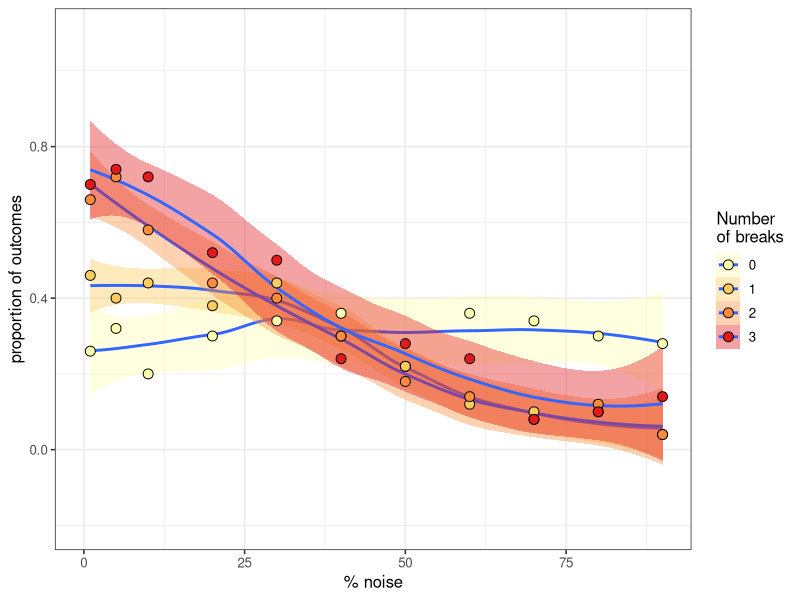
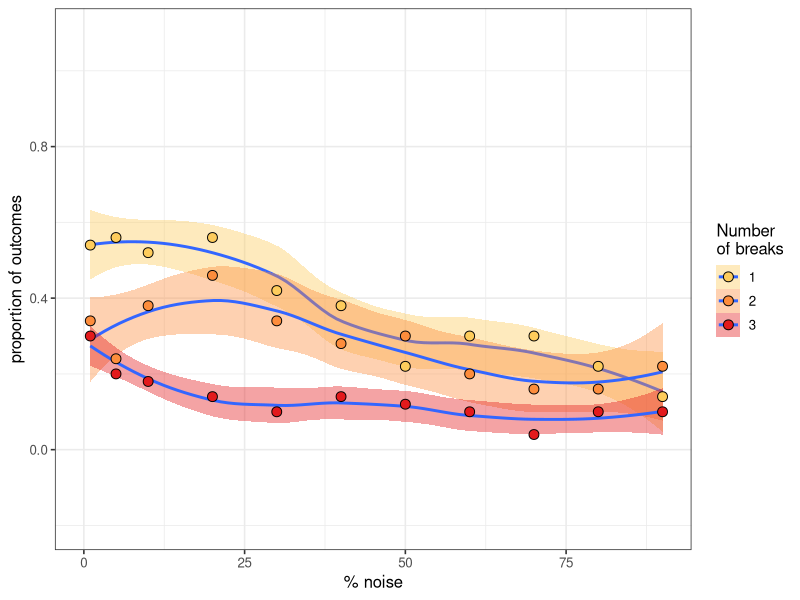
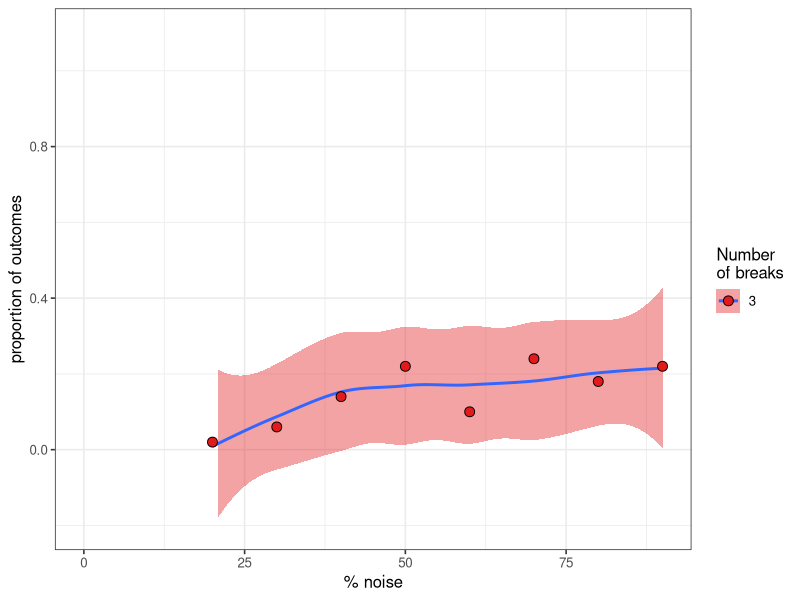
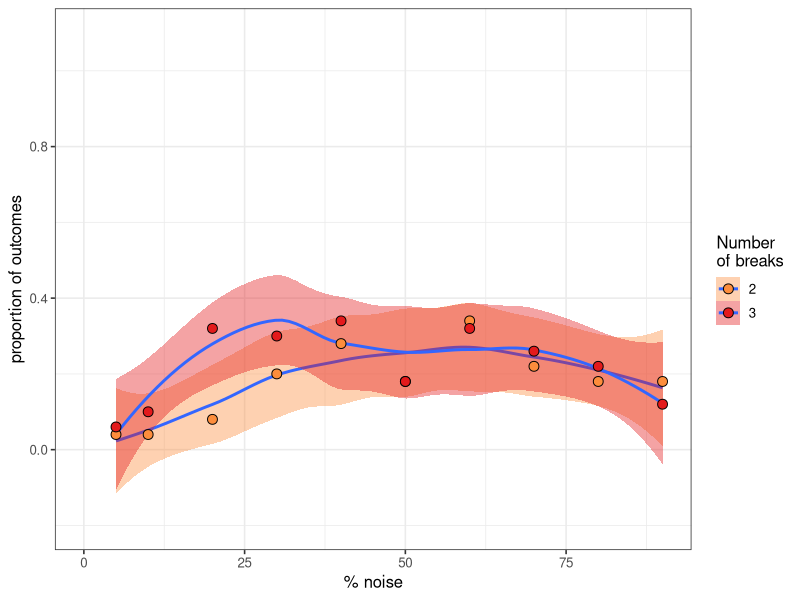
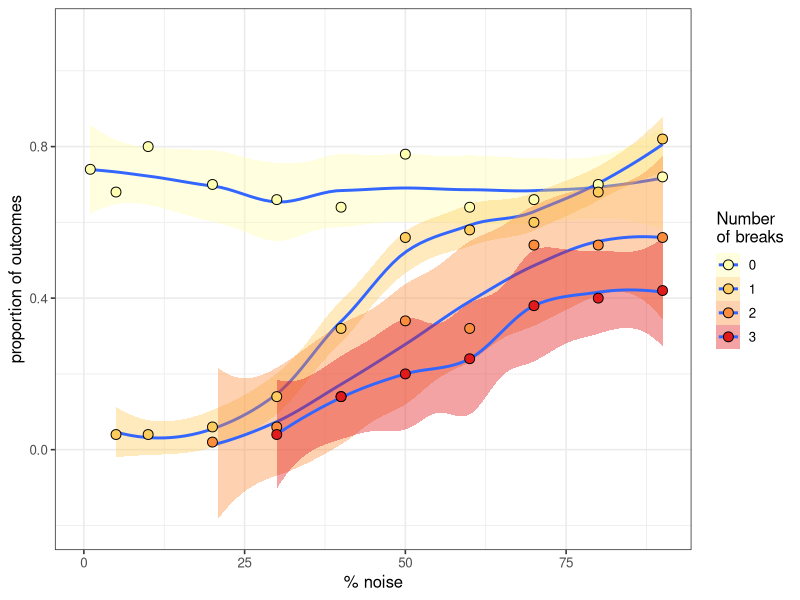
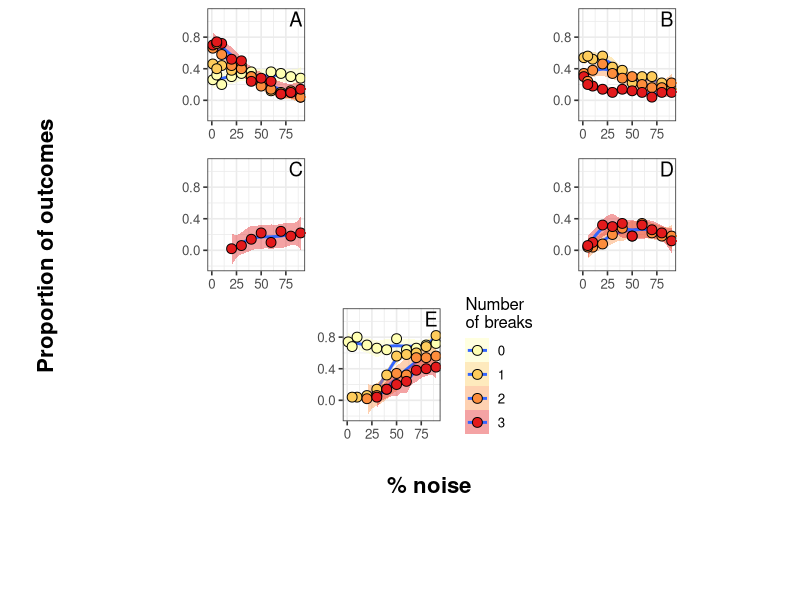
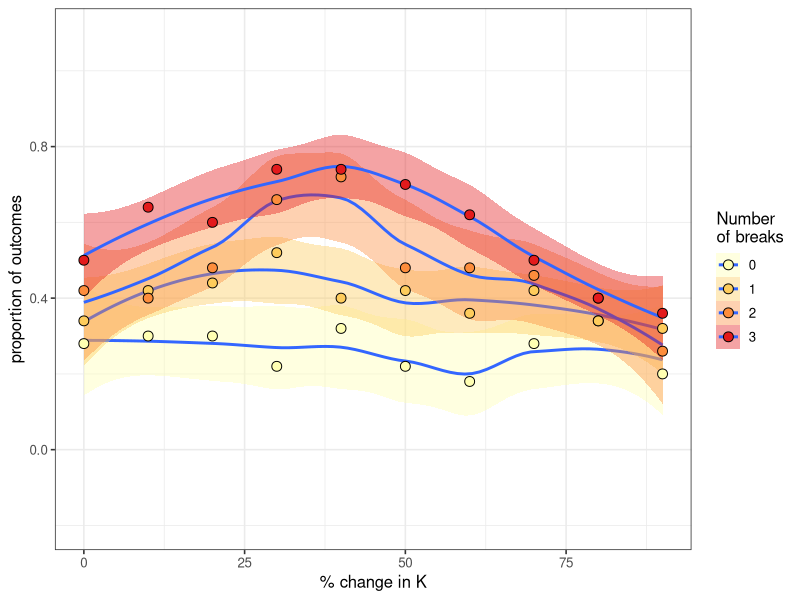
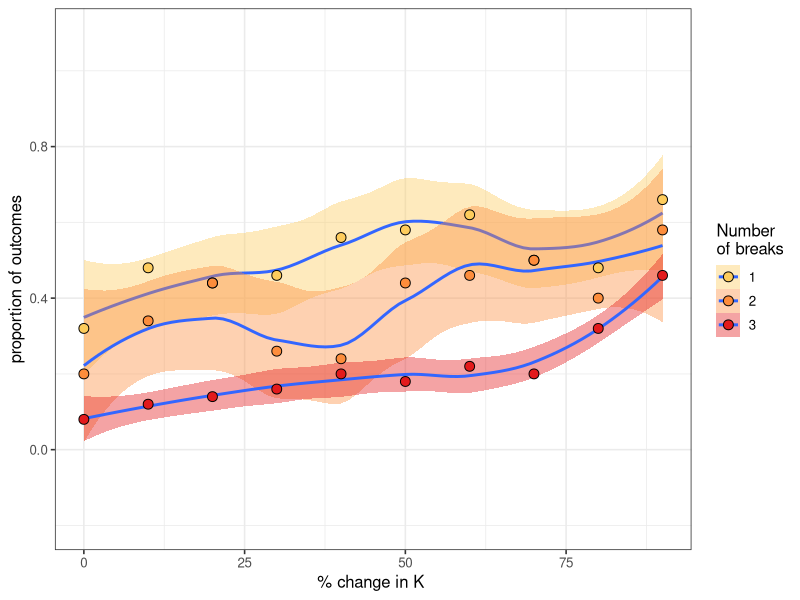

Here is the R script that generated these plots, in order:
simulation.results<-read.csv(file="simulation.results.csv", header=TRUE)
#Encoding results
#All scripted breaks found =1
#extra breaks found = 2
#missing breaks (when more than one break in sim data) =3
#right number of breaks but not all match =4
# total failure to find correct breaks =0 

#because our function was throwing an error about results as factors, we encoded 
#them numerically as above. But before we do any operations on it we should 
#at least convert the outcome integers to factors so we don't accidentally 
#do any numeric operations on them. 

#note the other columns of the data frame are also basically ordinal/catagorical, but
#we want to retain their order for plotting purposes, so we'll just proceed
#with caution there


simulation.results$victory<-as.factor(simulation.results$victory)


#now we need to take th data produced and summarize it for plotting
library(plyr)


#count number of times a unique observation was recorded
summarize.results<-count(simulation.results,
                         c("Nyears", "startPop", "noise", "nbreaksin",
                           "startK", "startR", "changeK", "changeR", "victory"))

#count the number of times a unique scenario was attemped (should be pretty uniform but 
# there are someetimes cases where the fit failed) (for a denominator!)

tot.tests<-count(simulation.results,
                 c("Nyears", "startPop", "noise", "nbreaksin",
                   "startK", "startR", "changeK", "changeR"))
#rename the freq column so we don't have naming issues with a merge
colnames(tot.tests)[colnames(tot.tests) == 'freq']<-'total.tests'

summarize.results<-merge(summarize.results, tot.tests)

summarize.results$proportion<-summarize.results$freq/summarize.results$total

#all right, let's get plotting!
library(ggplot2)


#choose a color palette
pal<-c("#ffffb2", "#fecc5c", "#fd8d3c", "#e31a1c")
pal.nozero<-c("#fecc5c", "#fd8d3c", "#e31a1c") #for cases where no zero break scenarios are plotted
pal.noone<-c("#fd8d3c", "#e31a1c")
pal.notwo<-c("#e31a1c")

#we need to subset the data by factor we're varying.

###############
# Noise experiment

#start with successes

noise.experiment.correct<-summarize.results[which(summarize.results$changeK==40 & 
                                                    summarize.results$changeR==20 &
                                                    summarize.results$victory==1 &
                                                    summarize.results$Nyears==25),]
noiseplot.correct<-ggplot(noise.experiment.correct, aes(noise, proportion, fill=as.factor(nbreaksin)))+
  scale_fill_manual(values=pal)+
  geom_smooth(method="loess", se=TRUE)+
  geom_point(colour="black", pch=21, size=3)+
  theme_bw(base_size = 12)+
  guides(fill=guide_legend(title="Number\nof breaks"))+
  theme(legend.key=element_blank())+
  xlab("% noise")+
  ylab("proportion of outcomes")+
  xlim(0,90)+ylim(-0.2,1.1)

noiseplot.correct

#next do partial sucesses
# case 2 is extra breaks found

noise.experiment.extra<-summarize.results[which(summarize.results$changeK==40 & 
                                                  summarize.results$changeR==20 &
                                                  summarize.results$victory==2 &
                                                  summarize.results$Nyears==25),]

noiseplot.extra<-ggplot(noise.experiment.extra, aes(noise, proportion, fill=as.factor(nbreaksin)))+
  scale_fill_manual(values=pal.nozero)+
  geom_smooth(method="loess", se=TRUE)+
  geom_point(colour="black", pch=21, size=3)+
  theme_bw(base_size = 12)+
  guides(fill=guide_legend(title="Number\nof breaks"))+
  theme(legend.key=element_blank())+
  xlab("% noise")+
  ylab("proportion of outcomes")+
  xlim(0,90)+ylim(-0.2,1.1)

noiseplot.extra

#missing breaks in output

noise.experiment.missing<-summarize.results[which(summarize.results$changeK==40 & 
                                                    summarize.results$changeR==20 &
                                                    summarize.results$victory==3 &
                                                    summarize.results$Nyears==25),]

noiseplot.missing<-ggplot(noise.experiment.missing, aes(noise, proportion, fill=as.factor(nbreaksin)))+
  scale_fill_manual(values=pal.notwo)+
  geom_smooth(method="loess", se=TRUE)+
  geom_point(colour="black", pch=21, size=3)+
  theme_bw(base_size = 12)+
  guides(fill=guide_legend(title="Number\nof breaks"))+
  theme(legend.key=element_blank())+
  xlab("% noise")+
  ylab("proportion of outcomes")+
  xlim(0,90)+ylim(-0.2,1.1)

noiseplot.missing

#mismatched breaks in output

noise.experiment.mismatch<-summarize.results[which(summarize.results$changeK==40 & 
                                                     summarize.results$changeR==20 &
                                                     summarize.results$victory==4 &
                                                     summarize.results$Nyears==25),]

noiseplot.mismatch<-ggplot(noise.experiment.mismatch, aes(noise, proportion, fill=as.factor(nbreaksin)))+
  scale_fill_manual(values=pal.noone)+
  geom_smooth(method="loess", se=TRUE)+
  geom_point(colour="black", pch=21, size=3)+
  theme_bw(base_size = 12)+
  guides(fill=guide_legend(title="Number\nof breaks"))+
  theme(legend.key=element_blank())+
  xlab("% noise")+
  ylab("proportion of outcomes")+
  xlim(0,90)+ylim(-0.2,1.1)

noiseplot.mismatch

#complete failure to find breaks in output

noise.experiment.fail<-summarize.results[which(summarize.results$changeK==40 & 
                                                 summarize.results$changeR==20 &
                                                 summarize.results$victory==0 &
                                                 summarize.results$Nyears==25),]

noiseplot.fail<-ggplot(noise.experiment.fail, aes(noise, proportion, fill=as.factor(nbreaksin)))+
  scale_fill_manual(values=pal)+
  geom_smooth(method="loess", se=TRUE)+
  geom_point(colour="black", pch=21, size=3)+
  theme_bw(base_size = 12)+
  guides(fill=guide_legend(title="Number\nof breaks"))+
  theme(legend.key=element_blank())+
  xlab("% noise")+
  ylab("proportion of outcomes")+
  xlim(0,90)+ylim(-0.2,1.1)

noiseplot.fail

#stack plots together
library(gridExtra)
library(grid)

noiseplot.correct1<-noiseplot.correct+
  guides(fill=FALSE)+
  ylab(NULL)+
  xlab(NULL)+
  coord_fixed(ratio=80)+
  annotate("text", x=85, y=1.03, label="A", size=5)

noiseplot.extra1<-noiseplot.extra+
  guides(fill=FALSE)+
  ylab(NULL)+
  xlab(NULL)+
  coord_fixed(ratio=80)+
  annotate("text", x=85, y=1.03, label="B", size=5)

noiseplot.missing1<-noiseplot.missing+
  guides(fill=FALSE)+
  ylab(NULL)+
  xlab(NULL)+
  coord_fixed(ratio=80)+
  annotate("text", x=85, y=1.03, label="C", size=5)

noiseplot.mismatch1<-noiseplot.mismatch+
  guides(fill=FALSE)+
  ylab(NULL)+
  xlab(NULL)+
  coord_fixed(ratio=80)+
  annotate("text", x=85, y=1.03, label="D", size=5)

noiseplot.fail1<-noiseplot.fail+
  ylab(NULL)+
  xlab(NULL)+
  coord_fixed(ratio=80)+
  annotate("text", x=85, y=1.03, label="E", size=5)


grid.arrange(arrangeGrob(arrangeGrob(noiseplot.correct1, noiseplot.extra1, ncol=2), 
                         arrangeGrob(noiseplot.missing1, noiseplot.mismatch1, ncol=2),
                         arrangeGrob(noiseplot.fail1, ncol=1, widths=0.6), ncol=1,
                         left=textGrob("\n                  Proportion of outcomes", rot=90,
                                       gp=gpar(fontsize=16, fontface="bold")), 
                         sub=textGrob("% noise", 
                                      gp=gpar(fontsize=16, fontface="bold"), vjust=-2)))



pdf("noise_simulation_outcomes.pdf", height=10, width=5)
grid.arrange(arrangeGrob(arrangeGrob(noiseplot.correct1, noiseplot.extra1, ncol=2), 
                         arrangeGrob(noiseplot.missing1, noiseplot.mismatch1, ncol=2),
                         arrangeGrob(noiseplot.fail1, ncol=1, widths=0.6), ncol=1,
                         left=textGrob("\n                  Proportion of outcomes", rot=90,
                                       gp=gpar(fontsize=16, fontface="bold")), 
                         sub=textGrob("% noise", 
                                      gp=gpar(fontsize=16, fontface="bold"), vjust=-2)))
dev.off()


###############
# K experiment

#start with successes

changeK.experiment.correct<-summarize.results[which(summarize.results$noise==5 & 
                                                      summarize.results$changeR==20 &
                                                      summarize.results$victory==1 &
                                                      summarize.results$Nyears==25),]
changeKplot.correct<-ggplot(changeK.experiment.correct, aes(changeK, proportion, fill=as.factor(nbreaksin)))+
  scale_fill_manual(values=pal)+
  geom_smooth(method="loess", se=TRUE)+
  geom_point(colour="black", pch=21, size=3)+
  theme_bw(base_size = 12)+
  guides(fill=guide_legend(title="Number\nof breaks"))+
  theme(legend.key=element_blank())+
  xlab("% change in K")+
  ylab("proportion of outcomes")+
  xlim(0,90)+ylim(-0.2,1.1)

changeKplot.correct

#next do partial sucesses
# case 2 is extra breaks found

changeK.experiment.extra<-summarize.results[which(summarize.results$noise==5 & 
                                                    summarize.results$changeR==20 &
                                                    summarize.results$victory==2 &
                                                    summarize.results$Nyears==25),]

changeKplot.extra<-ggplot(changeK.experiment.extra, aes(changeK, proportion, fill=as.factor(nbreaksin)))+
  scale_fill_manual(values=pal.nozero)+
  geom_smooth(method="loess", se=TRUE)+
  geom_point(colour="black", pch=21, size=3)+
  theme_bw(base_size = 12)+
  guides(fill=guide_legend(title="Number\nof breaks"))+
  theme(legend.key=element_blank())+
  xlab("% change in K ")+
  ylab("proportion of outcomes")+
  xlim(0,90)+ylim(-0.2,1.1)

changeKplot.extra

#missing breaks in output

changeK.experiment.missing<-summarize.results[which(summarize.results$noise==5 & 
                                                      summarize.results$changeR==20 &
                                                      summarize.results$victory==3 &
                                                      summarize.results$Nyears==25),]

changeKplot.missing<-ggplot(changeK.experiment.missing, aes(changeK, proportion, fill=as.factor(nbreaksin)))+
  scale_fill_manual(values=pal.notwo)+
  geom_smooth(method="loess", se=TRUE)+
  geom_point(colour="black", pch=21, size=3)+
  theme_bw(base_size = 12)+
  guides(fill=guide_legend(title="Number\nof breaks"))+
  theme(legend.key=element_blank())+
  xlab("% change in K ")+
  ylab("proportion of outcomes")+
  xlim(0,90)+ylim(-0.2,1.1)

changeKplot.missing

#mismatched breaks in output

changeK.experiment.mismatch<-summarize.results[which(summarize.results$noise==5 & 
                                                       summarize.results$changeR==20 &
                                                       summarize.results$victory==4 &
                                                       summarize.results$Nyears==25),]

changeKplot.mismatch<-ggplot(changeK.experiment.mismatch, aes(changeK, proportion, fill=as.factor(nbreaksin)))+
  scale_fill_manual(values=pal.noone)+
  geom_smooth(method="loess", se=TRUE)+
  geom_point(colour="black", pch=21, size=3)+
  theme_bw(base_size = 12)+
  guides(fill=guide_legend(title="Number\nof breaks"))+
  theme(legend.key=element_blank())+
  xlab("% change in K ")+
  ylab("proportion of outcomes")+
  xlim(0,90)+ylim(-0.2,1.1)

changeKplot.mismatch

#complete failure to find breaks in output

changeK.experiment.fail<-summarize.results[which(summarize.results$noise==5 & 
                                                   summarize.results$changeR==20 &
                                                   summarize.results$victory==0 &
                                                   summarize.results$Nyears==25),]

changeKplot.fail<-ggplot(changeK.experiment.fail, aes(changeK, proportion, fill=as.factor(nbreaksin)))+
  scale_fill_manual(values=pal)+
  geom_smooth(method="loess", se=TRUE)+
  geom_point(colour="black", pch=21, size=3)+
  theme_bw(base_size = 12)+
  guides(fill=guide_legend(title="Number\nof breaks"))+
  theme(legend.key=element_blank())+
  xlab("% change in K ")+
  ylab("proportion of outcomes")+
  xlim(0,90)+ylim(-0.2,1.1)

changeKplot.fail

#stack plots together
library(gridExtra)
library(grid)

changeKplot.correct1<-changeKplot.correct+
  guides(fill=FALSE)+
  ylab(NULL)+
  xlab(NULL)+
  coord_fixed(ratio=80)+
  annotate("text", x=85, y=1.03, label="A", size=5)

changeKplot.extra1<-changeKplot.extra+
  guides(fill=FALSE)+
  ylab(NULL)+
  xlab(NULL)+
  coord_fixed(ratio=80)+
  annotate("text", x=85, y=1.03, label="B", size=5)

changeKplot.missing1<-changeKplot.missing+
  guides(fill=FALSE)+
  ylab(NULL)+
  xlab(NULL)+
  coord_fixed(ratio=80)+
  annotate("text", x=85, y=1.03, label="C", size=5)

changeKplot.mismatch1<-changeKplot.mismatch+
  guides(fill=FALSE)+
  ylab(NULL)+
  xlab(NULL)+
  coord_fixed(ratio=80)+
  annotate("text", x=85, y=1.03, label="D", size=5)

changeKplot.fail1<-changeKplot.fail+
  ylab(NULL)+
  xlab(NULL)+
  coord_fixed(ratio=80)+
  annotate("text", x=85, y=1.03, label="E", size=5)


grid.arrange(arrangeGrob(arrangeGrob(changeKplot.correct1, changeKplot.extra1, ncol=2), 
                         arrangeGrob(changeKplot.missing1, changeKplot.mismatch1, ncol=2),
                         arrangeGrob(changeKplot.fail1, ncol=1, widths=0.6), ncol=1,
                         left=textGrob("\n                  Proportion of outcomes", rot=90,
                                       gp=gpar(fontsize=16, fontface="bold")), 
                         sub=textGrob("% change in K ", 
                                      gp=gpar(fontsize=16, fontface="bold"), vjust=-2)))



pdf("changeK_simulation_outcomes.pdf", height=10, width=5)
grid.arrange(arrangeGrob(arrangeGrob(changeKplot.correct1, changeKplot.extra1, ncol=2), 
                         arrangeGrob(changeKplot.missing1, changeKplot.mismatch1, ncol=2),
                         arrangeGrob(changeKplot.fail1, ncol=1, widths=0.6), ncol=1,
                         left=textGrob("\n                  Proportion of outcomes", rot=90,
                                       gp=gpar(fontsize=16, fontface="bold")), 
                         sub=textGrob("% change in K ", 
                                      gp=gpar(fontsize=16, fontface="bold"), vjust=-2)))
dev.off()


###############
# r experiment

#start with successes

changeR.experiment.correct<-summarize.results[which(summarize.results$noise==5 & 
                                                      summarize.results$changeK==40 &
                                                      summarize.results$victory==1 &
                                                      summarize.results$Nyears==25),]
changeRplot.correct<-ggplot(changeR.experiment.correct, aes(changeR, proportion, fill=as.factor(nbreaksin)))+
  scale_fill_manual(values=pal)+
  geom_smooth(method="loess", se=TRUE)+
  geom_point(colour="black", pch=21, size=3)+
  theme_bw(base_size = 12)+
  guides(fill=guide_legend(title="Number\nof breaks"))+
  theme(legend.key=element_blank())+
  xlab("% change in r")+
  ylab("proportion of outcomes")+
  xlim(0,90)+ylim(-0.2,1.1)

changeRplot.correct

#next do partial successes
# case 2 is extra breaks found

changeR.experiment.extra<-summarize.results[which(summarize.results$noise==5 & 
                                                    summarize.results$changeK==40 &
                                                    summarize.results$victory==2 &
                                                    summarize.results$Nyears==25),]

changeRplot.extra<-ggplot(changeR.experiment.extra, aes(changeR, proportion, fill=as.factor(nbreaksin)))+
  scale_fill_manual(values=pal.nozero)+
  geom_smooth(method="loess", se=TRUE)+
  geom_point(colour="black", pch=21, size=3)+
  theme_bw(base_size = 12)+
  guides(fill=guide_legend(title="Number\nof breaks"))+
  theme(legend.key=element_blank())+
  xlab("% change in r ")+
  ylab("proportion of outcomes")+
  xlim(0,90)+ylim(-0.2,1.1)

changeRplot.extra

#missing breaks in output

changeR.experiment.missing<-summarize.results[which(summarize.results$noise==5 & 
                                                      summarize.results$changeK==40 &
                                                      summarize.results$victory==3 &
                                                      summarize.results$Nyears==25),]

changeRplot.missing<-ggplot(changeR.experiment.missing, aes(changeR, proportion, fill=as.factor(nbreaksin)))+
  scale_fill_manual(values=pal.notwo)+
  geom_smooth(method="loess", se=TRUE)+
  geom_point(colour="black", pch=21, size=3)+
  theme_bw(base_size = 12)+
  guides(fill=guide_legend(title="Number\nof breaks"))+
  theme(legend.key=element_blank())+
  xlab("% change in r")+
  ylab("proportion of outcomes")+
  xlim(0,90)+ylim(-0.2,1.1)

changeRplot.missing

#mismatched breaks in output

changeR.experiment.mismatch<-summarize.results[which(summarize.results$noise==5 & 
                                                       summarize.results$changeK==40 &
                                                       summarize.results$victory==4 &
                                                       summarize.results$Nyears==25),]

changeRplot.mismatch<-ggplot(changeR.experiment.mismatch, aes(changeR, proportion, fill=as.factor(nbreaksin)))+
  scale_fill_manual(values=pal.noone)+
  geom_smooth(method="loess", se=TRUE)+
  geom_point(colour="black", pch=21, size=3)+
  theme_bw(base_size = 12)+
  guides(fill=guide_legend(title="Number\nof breaks"))+
  theme(legend.key=element_blank())+
  xlab("% change in r ")+
  ylab("proportion of outcomes")+
  xlim(0,90)+ylim(-0.2,1.1)

changeRplot.mismatch

#complete failure to find breaks in output

changeR.experiment.fail<-summarize.results[which(summarize.results$noise==5 & 
                                                   summarize.results$changeK==40 &
                                                   summarize.results$victory==0 &
                                                   summarize.results$Nyears==25),]

changeRplot.fail<-ggplot(changeR.experiment.fail, aes(changeR, proportion, fill=as.factor(nbreaksin)))+
  scale_fill_manual(values=pal)+
  geom_smooth(method="loess", se=TRUE)+
  geom_point(colour="black", pch=21, size=3)+
  theme_bw(base_size = 12)+
  guides(fill=guide_legend(title="Number\nof breaks"))+
  theme(legend.key=element_blank())+
  xlab("% change in r ")+
  ylab("proportion of outcomes")+
  xlim(0,90)+ylim(-0.2,1.1)

changeRplot.fail

#stack plots together
library(gridExtra)
library(grid)

changeRplot.correct1<-changeRplot.correct+
  guides(fill=FALSE)+
  ylab(NULL)+
  xlab(NULL)+
  coord_fixed(ratio=80)+
  annotate("text", x=85, y=1.03, label="A", size=5)

changeRplot.extra1<-changeRplot.extra+
  guides(fill=FALSE)+
  ylab(NULL)+
  xlab(NULL)+
  coord_fixed(ratio=80)+
  annotate("text", x=85, y=1.03, label="B", size=5)

changeRplot.missing1<-changeRplot.missing+
  guides(fill=FALSE)+
  ylab(NULL)+
  xlab(NULL)+
  coord_fixed(ratio=80)+
  annotate("text", x=85, y=1.03, label="C", size=5)

changeRplot.mismatch1<-changeRplot.mismatch+
  guides(fill=FALSE)+
  ylab(NULL)+
  xlab(NULL)+
  coord_fixed(ratio=80)+
  annotate("text", x=85, y=1.03, label="D", size=5)

changeRplot.fail1<-changeRplot.fail+
  ylab(NULL)+
  xlab(NULL)+
  coord_fixed(ratio=80)+
  annotate("text", x=85, y=1.03, label="E", size=5)


grid.arrange(arrangeGrob(arrangeGrob(changeRplot.correct1, changeRplot.extra1, ncol=2), 
                         arrangeGrob(changeRplot.missing1, changeRplot.mismatch1, ncol=2),
                         arrangeGrob(changeRplot.fail1, ncol=1, widths=0.6), ncol=1,
                         left=textGrob("\n                  Proportion of outcomes", rot=90,
                                       gp=gpar(fontsize=16, fontface="bold")), 
                         sub=textGrob("% change in r ", 
                                      gp=gpar(fontsize=16, fontface="bold"), vjust=-2)))



pdf("changeR_simulation_outcomes.pdf", height=10, width=5)
grid.arrange(arrangeGrob(arrangeGrob(changeRplot.correct1, changeRplot.extra1, ncol=2), 
                         arrangeGrob(changeRplot.missing1, changeRplot.mismatch1, ncol=2),
                         arrangeGrob(changeRplot.fail1, ncol=1, widths=0.6), ncol=1,
                         left=textGrob("\n                  Proportion of outcomes", rot=90,
                                       gp=gpar(fontsize=16, fontface="bold")), 
                         sub=textGrob("% change in r ", 
                                      gp=gpar(fontsize=16, fontface="bold"), vjust=-2)))
dev.off()

###############
# Time series length experiment

#start with successes

Nyears.experiment.correct<-summarize.results[which(summarize.results$noise==5 & 
                                                     summarize.results$changeK==40 & summarize.results$changeR==20 &
                                                     summarize.results$victory==1),]
Nyearsplot.correct<-ggplot(Nyears.experiment.correct, aes(Nyears, proportion, fill=as.factor(nbreaksin)))+
  scale_fill_manual(values=pal)+
  geom_smooth(method="loess", se=TRUE)+
  geom_point(colour="black", pch=21, size=3)+
  theme_bw(base_size = 12)+
  guides(fill=guide_legend(title="Number\nof breaks"))+
  theme(legend.key=element_blank())+
  xlab("Series length")+
  ylab("proportion of outcomes")+
  xlim(22,33)+ylim(-0.2,1.1)

Nyearsplot.correct

#next do partial successes
# case 2 is extra breaks found

Nyears.experiment.extra<-summarize.results[which(summarize.results$noise==5 & 
                                                   summarize.results$changeK==40 & summarize.results$changeR==20 &
                                                   summarize.results$victory==2),]

Nyearsplot.extra<-ggplot(Nyears.experiment.extra, aes(Nyears, proportion, fill=as.factor(nbreaksin)))+
  scale_fill_manual(values=pal.nozero)+
  geom_smooth(method="loess", se=TRUE)+
  geom_point(colour="black", pch=21, size=3)+
  theme_bw(base_size = 12)+
  guides(fill=guide_legend(title="Number\nof breaks"))+
  theme(legend.key=element_blank())+
  xlab("Series length ")+
  ylab("proportion of outcomes")+
  xlim(22,33)+ylim(-0.2,1.1)

Nyearsplot.extra

#missing breaks in output

Nyears.experiment.missing<-summarize.results[which(summarize.results$noise==5 & 
                                                     summarize.results$changeK==40 & summarize.results$changeR==20 &
                                                     summarize.results$victory==3),]

Nyearsplot.missing<-ggplot(Nyears.experiment.missing, aes(Nyears, proportion, fill=as.factor(nbreaksin)))+
  scale_fill_manual(values=pal.notwo)+
  geom_smooth(method="loess", se=TRUE)+
  geom_point(colour="black", pch=21, size=3)+
  theme_bw(base_size = 12)+
  guides(fill=guide_legend(title="Number\nof breaks"))+
  theme(legend.key=element_blank())+
  xlab("Series length")+
  ylab("proportion of outcomes")+
  xlim(22,33)+ylim(-0.2,1.1)

Nyearsplot.missing

#mismatched breaks in output

Nyears.experiment.mismatch<-summarize.results[which(summarize.results$noise==5 & 
                                                      summarize.results$changeK==40 & summarize.results$changeR==20 &
                                                      summarize.results$victory==4),]

Nyearsplot.mismatch<-ggplot(Nyears.experiment.mismatch, aes(Nyears, proportion, fill=as.factor(nbreaksin)))+
  scale_fill_manual(values=pal.noone)+
  geom_smooth(method="loess", se=TRUE)+
  geom_point(colour="black", pch=21, size=3)+
  theme_bw(base_size = 12)+
  guides(fill=guide_legend(title="Number\nof breaks"))+
  theme(legend.key=element_blank())+
  xlab("Series length ")+
  ylab("proportion of outcomes")+
  xlim(22,33)+ylim(-0.2,1.1)

Nyearsplot.mismatch

#complete failure to find breaks in output

Nyears.experiment.fail<-summarize.results[which(summarize.results$noise==5 & 
                                                  summarize.results$changeK==40 & summarize.results$changeR==20 &
                                                  summarize.results$victory==0),]

Nyearsplot.fail<-ggplot(Nyears.experiment.fail, aes(Nyears, proportion, fill=as.factor(nbreaksin)))+
  scale_fill_manual(values=pal)+
  geom_smooth(method="loess", se=TRUE)+
  geom_point(colour="black", pch=21, size=3)+
  theme_bw(base_size = 12)+
  guides(fill=guide_legend(title="Number\nof breaks"))+
  theme(legend.key=element_blank())+
  xlab("Series length ")+
  ylab("proportion of outcomes")+
  xlim(22,33)+ylim(-0.2,1.1)

Nyearsplot.fail

#stack plots together
library(gridExtra)
library(grid)

Nyearsplot.correct1<-Nyearsplot.correct+
  guides(fill=FALSE)+
  ylab(NULL)+
  xlab(NULL)+
  coord_fixed(ratio=10)+
  annotate("text", x=32.2, y=1.03, label="A", size=5)

Nyearsplot.extra1<-Nyearsplot.extra+
  guides(fill=FALSE)+
  ylab(NULL)+
  xlab(NULL)+
  coord_fixed(ratio=10)+
  annotate("text", x=32.2, y=1.03, label="B", size=5)

Nyearsplot.missing1<-Nyearsplot.missing+
  guides(fill=FALSE)+
  ylab(NULL)+
  xlab(NULL)+
  coord_fixed(ratio=10)+
  annotate("text", x=32.2, y=1.03, label="C", size=5)

Nyearsplot.mismatch1<-Nyearsplot.mismatch+
  guides(fill=FALSE)+
  ylab(NULL)+
  xlab(NULL)+
  coord_fixed(ratio=10)+
  annotate("text", x=32.2, y=1.03, label="D", size=5)

Nyearsplot.fail1<-Nyearsplot.fail+
  ylab(NULL)+
  xlab(NULL)+
  coord_fixed(ratio=10)+
  annotate("text", x=32.2, y=1.03, label="E", size=5)


grid.arrange(arrangeGrob(arrangeGrob(Nyearsplot.correct1, Nyearsplot.extra1, ncol=2), 
                         arrangeGrob(Nyearsplot.missing1, Nyearsplot.mismatch1, ncol=2),
                         arrangeGrob(Nyearsplot.fail1, ncol=1, widths=0.6), ncol=1,
                         left=textGrob("\n                  Proportion of outcomes", rot=90,
                                       gp=gpar(fontsize=16, fontface="bold")), 
                         sub=textGrob("Series length ", 
                                      gp=gpar(fontsize=16, fontface="bold"), vjust=-2)))



pdf("Nyears_simulation_outcomes.pdf", height=10, width=5)
grid.arrange(arrangeGrob(arrangeGrob(Nyearsplot.correct1, Nyearsplot.extra1, ncol=2), 
                         arrangeGrob(Nyearsplot.missing1, Nyearsplot.mismatch1, ncol=2),
                         arrangeGrob(Nyearsplot.fail1, ncol=1, widths=0.6), ncol=1,
                         left=textGrob("\n                  Proportion of outcomes", rot=90,
                                       gp=gpar(fontsize=16, fontface="bold")), 
                         sub=textGrob("Series length ", 
                                      gp=gpar(fontsize=16, fontface="bold"), vjust=-2)))
dev.off()

